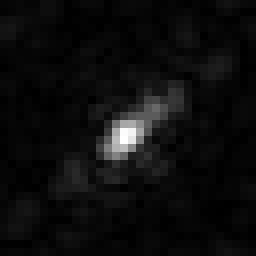
#> input picture diffraction_pattern/dp_to_token/2d_df_5domains.tif, 32 x 32 px (shown 8 times larger)
$ python imagej_findmaximum.py
#> lines starting #> are read from the running program, lines starting #| are printed output that depends on the picture; long printed decimals are rounded
import numpy as np
import tifffile as tiff
from skimage.feature import peak_local_max
from skimage import img_as_float
import matplotlib.pyplot as plt

def find_maxima_with_prominence(image_path, prominence):
    # Load the image
#> called with image_path = '2d_df_5domains.tif', prominence = 0.001
    image = tiff.imread(image_path)
#> image is the input picture: shape (32, 32) float32; min 0.00171, max 1, mean 0.053
    # Normalise the image to [0,1], my data was normalised
    image = img_as_float(image)
    # Find all local maxima for feature detection and image segmentation
    coordinates = peak_local_max(image, min_distance=1, threshold_abs=0)
#> coordinates = 46 pairs, first value 3 to 30, second value 1 to 30
    # Filter maxima based on prominence
    maxima = []
    for coord in coordinates:
        x, y = coord
        local_max = image[x, y]
        # 2 by 2 grid
        surrounding = image[max(0, x-1):x+1, max(0, y-1):y+1]
        #plt.imshow(surrounding),plt.colorbar(),plt.show()
        if local_max - np.max(surrounding[surrounding != local_max]) >= prominence:
            maxima.append((x, y, local_max))
#> this loop made 46 passes
#> (x, y, local_max, surrounding) on passes 1 to 12: (17, 15, 1, [[0.663, 0.987], [0.731, 1]]), (13, 19, 0.405, [[0.262, 0.276], [0.341, 0.405]]), (21, 9, 0.16, [[0.118, 0.14], [0.125, 0.16]]), (22, 14, 0.15, [[0.136, 0.118], [0.142, 0.15]]), (21, 19, 0.131, [[0.121, 0.0965], [0.0851, 0.131]]), (8, 27, 0.116, [[0.0819, 0.0992], [0.112, 0.116]]), (13, 12, 0.114, [[0.00177, 0.0366], [0.0722, 0.114]]), (4, 23, 0.0846, [[0.0598, 0.0655], [0.0731, 0.0846]]), (3, 1, 0.0824, [[0.0576, 0.0656], [0.0779, 0.0824]]), (26, 3, 0.0821, [[0.0676, 0.0761], [0.0733, 0.0821]]), (24, 13, 0.0778, [[0.0479, 0.0382], [0.0697, 0.0778]]), (26, 10, 0.0777, [[0.0345, 0.0501], [0.0652, 0.0777]])
#> after the loop, maxima = 43 items, first 6: (17, 15, 1), (13, 19, 0.405), (21, 9, 0.16), (22, 14, 0.15), (21, 19, 0.131), (8, 27, 0.116)

    return maxima, image

def plot_image_with_maxima(image, maxima, image_path):
    plt.figure(figsize=(10, 8))
    plt.imshow(image, cmap='hot', vmin=np.min(image), vmax=np.max(image))
    plt.colorbar()
    if maxima:
        x, y, _ = zip(*maxima)  # Unzip the list of tuples into three lists
        plt.scatter(y, x, color='cyan', s=40, marker='o', label='Maxima')
    plt.title('Local Maxima in Image')
    plt.xlabel('X Coordinate')
    plt.ylabel('Y Coordinate')
    plt.legend()
    plt.gca().invert_yaxis()
    plt.show()

# Example usage
image_path = '2d_df_5domains.tif'
prominence = 0.001  # Adjust the prominence value as needed
maxima_points, image = find_maxima_with_prominence(image_path, prominence)
#> maxima_points has the same summary as maxima in find_maxima_with_prominence
print("Maxima coordinates:", maxima_points)
#> (printed output is left out)
plot_image_with_maxima(image, maxima_points, image_path)
#> in plot_image_with_maxima, `x, y, _ = zip(*maxima)`: x = 43 values, max 30 at index 30, min 3 at index 8, mean 15.63; y = 43 values, max 30 at index 28, min 1 at index 8, mean 14.7
#> in plot_image_with_maxima, `plt.show()`:
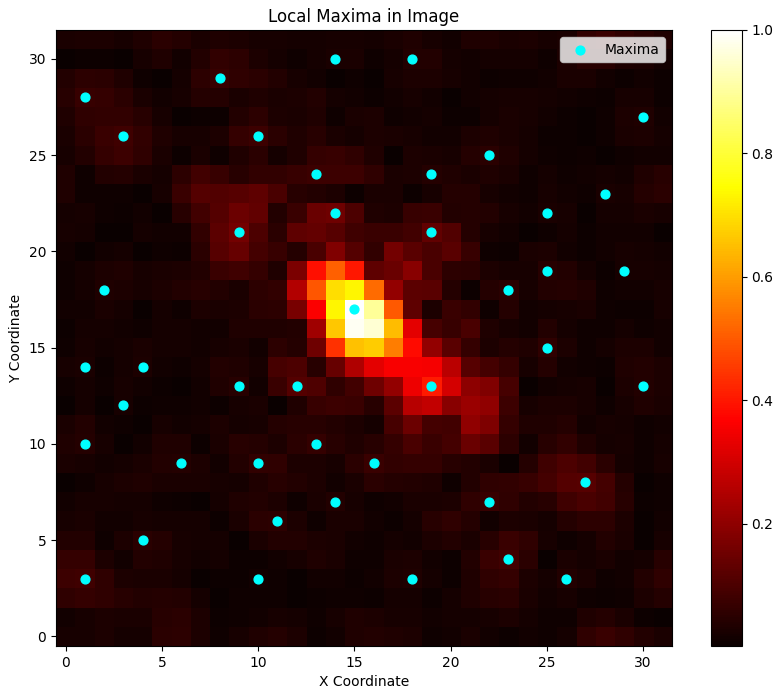
#> figure drawn by matplotlib, 2 panels

#do it in amplitude not intensity
# Parameters
width = 32
height = 32
sigma = 1.5

# Create a blank canvas
dp = np.zeros((height, width))

# Create Gaussian distributions for each point and add to the canvas
for x, y, amp in maxima_points:
    for i in range(width):
        for j in range(height):
            dp[i, j] += amp * np.exp(-((i - x) ** 2 + (j - y) ** 2) / (2 * sigma ** 2))
#> this loop made 43 passes
#> (x, y, amp) on passes 1 to 12: (17, 15, 1), (13, 19, 0.405), (21, 9, 0.16), (22, 14, 0.15), (21, 19, 0.131), (8, 27, 0.116), (13, 12, 0.114), (4, 23, 0.0846), (3, 1, 0.0824), (26, 3, 0.0821), (24, 13, 0.0778), (26, 10, 0.0777)
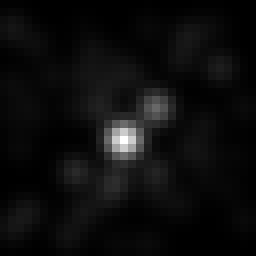
#> dp: shape (32, 32) float64 (shown 8 times larger); min 6.76e-06, max 1, mean 0.052; drawn with min black and max white

# Plot the resulting diffraction pattern
plt.imshow(dp, cmap='hot', origin='lower')
plt.colorbar()
if maxima_points:
    x, y, _ = zip(*maxima_points)  # Unzip the list of tuples into three lists
    plt.scatter(y, x, color='cyan', s=40, marker='o', label='Maxima')
plt.title('Diffraction Pattern with Gaussian Distributions')
plt.xlabel('X pixel')
plt.ylabel('Y pixel')
plt.show()
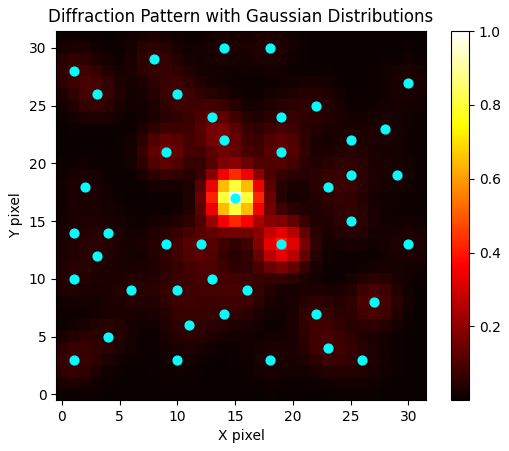
#> figure drawn by matplotlib, 2 panels

# Function to calculate chi-square difference
def calculate_chi_square(original, expected):
    chi_square = np.sum(((original - expected) ** 2)) / np.sum(expected)
    return chi_square

# Calculate chi-square difference
chi_square_value = calculate_chi_square(image, dp)
#> in calculate_chi_square, `chi_square = np.sum(((original - expected) ** 2)) / np.sum(expected)`: chi_square = 0.0301
#> chi_square_value = 0.0301
print(f"Chi-Square Difference: {chi_square_value}")
#| Chi-Square Difference: 0.03006
